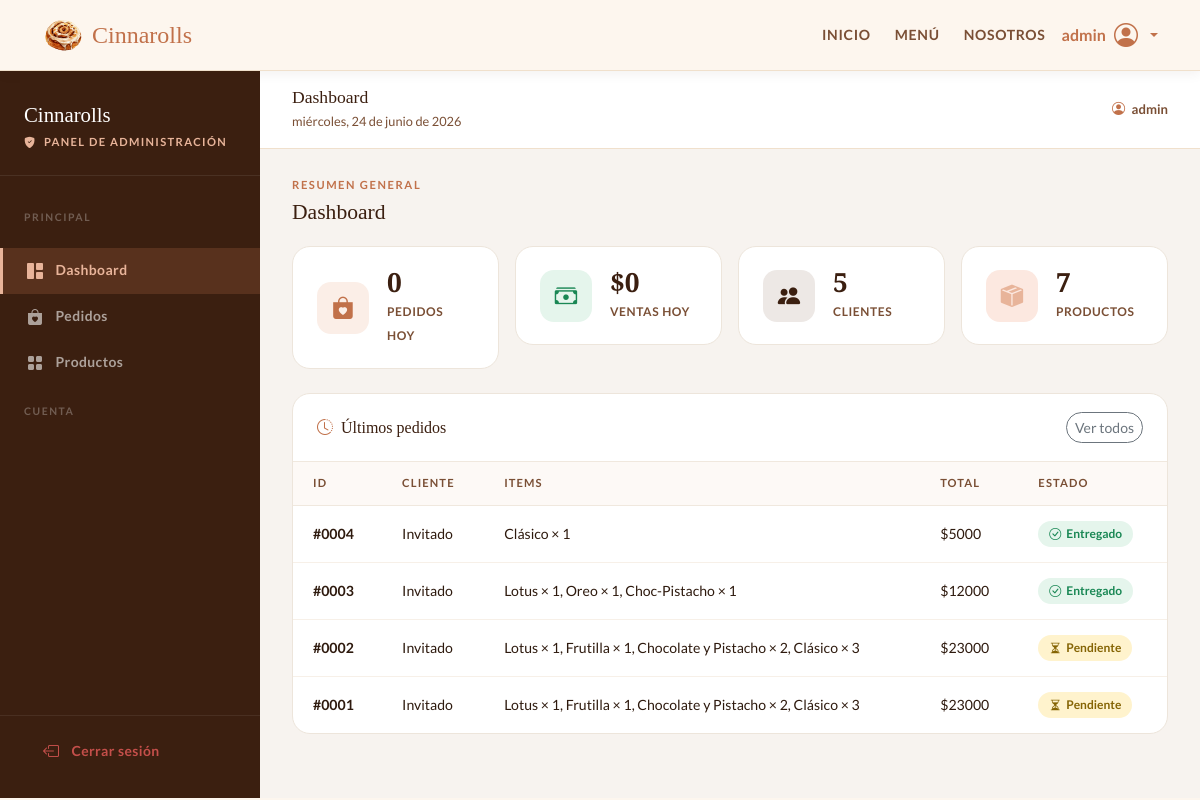
The app's page /panel-admin/ (signed in), older data.
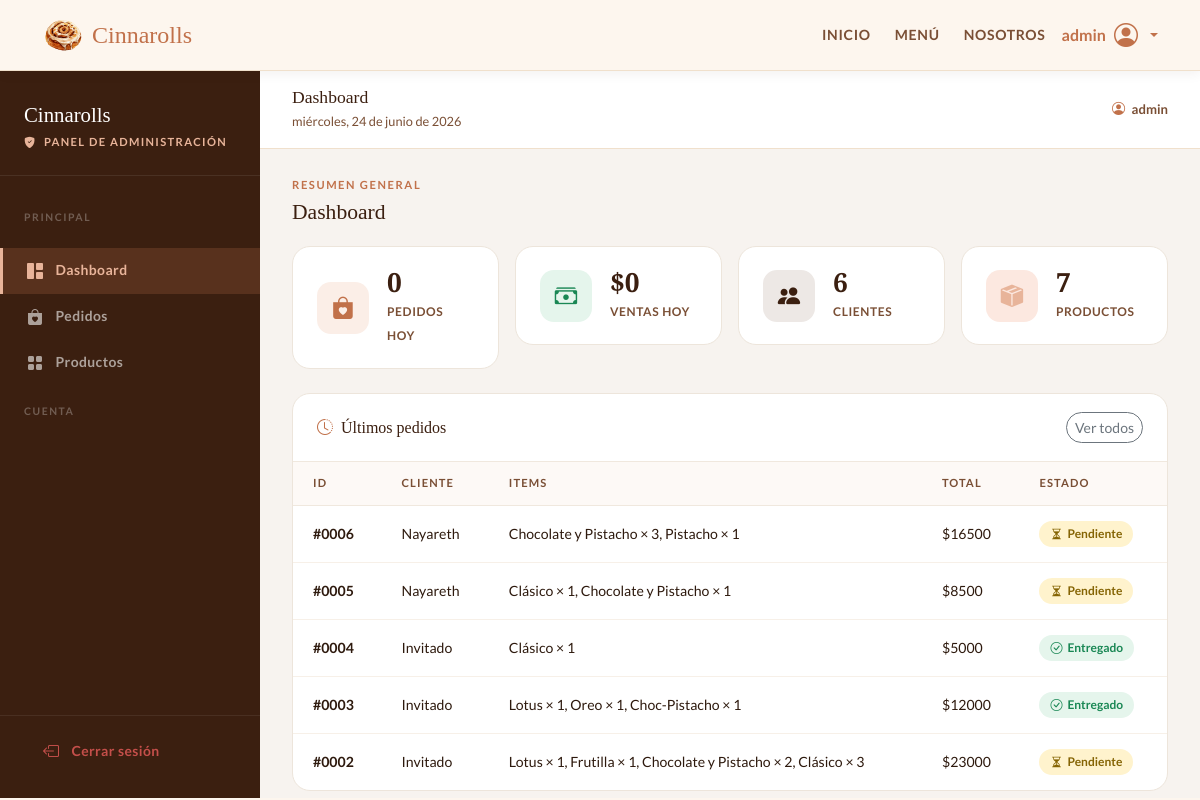
The same page, newer data.
### appcanela/models.py (models this page shows, shortened)
class Pedido(models.Model):
    ESTADO_CHOICES = [
        ('pendiente', 'Pendiente'),
        ('preparando', 'Preparando'),
        ('entregado', 'Entregado'),
    ]
    PAGO_CHOICES = [
        ('credito', 'Crédito'),
        ('debito', 'Débito'),
        ('efectivo', 'Efectivo'),
    ]
    usuario = models.ForeignKey(User, on_delete=models.SET_NULL, null=True, blank=True)
    nombre_cliente = models.CharField(max_length=100, blank=True, null=True)
    metodo_pago = models.CharField(max_length=20, choices=PAGO_CHOICES)
    subtotal = models.IntegerField()
    total = models.IntegerField()
    estado = models.CharField(max_length=20, choices=ESTADO_CHOICES, default='pendiente')
    creado_en = models.DateTimeField(auto_now_add=True)
    direccion_entrega = models.CharField(max_length=200, blank=True, null=True)
    fecha_entrega = models.DateField(blank=True, null=True)
    correo_invitado = models.EmailField(blank=True, null=True)

class ItemPedido(models.Model):
    pedido = models.ForeignKey(Pedido, on_delete=models.CASCADE, related_name='items')
    nombre = models.CharField(max_length=100)
    precio = models.IntegerField()
    cantidad = models.IntegerField(default=1)

### appcanela/views.py (the view)
# urls.py: path('panel-admin/', views.panel_admin, name='panel_admin'),
@user_passes_test(lambda u: u.is_staff)
def panel_admin(request):
    hoy = timezone.now().date()
    pedidos_hoy = Pedido.objects.filter(creado_en__date=hoy)
    ventas_hoy = pedidos_hoy.aggregate(Sum("total"))["total__sum"] or 0
    context = {
        "pedidos_hoy_count": pedidos_hoy.count(),
        "ventas_hoy": ventas_hoy,
        "total_clientes": User.objects.count(),
        "productos": Producto.objects.all(),
        "ultimos_pedidos": Pedido.objects.order_by("-creado_en")[:5],
        "todos_pedidos": Pedido.objects.all().order_by("-creado_en"),
    }
    return render(request, 'appcanela/panel_admin.html', context)

### appcanela/templates/appcanela/panel_admin.html (shortened to what the changed rows need)
{% load static %}
<!DOCTYPE html>
<html lang="es">
<head>
    <link href="https://cdn.jsdelivr.net/npm/bootstrap@5.3.8/dist/css/bootstrap.min.css" rel="stylesheet">
    <link href="https://cdn.jsdelivr.net/npm/bootstrap-icons@1.11.3/font/bootstrap-icons.min.css" rel="stylesheet"/>
    <link rel="stylesheet" href="{% static 'appcanela/css/mystyle.css' %}">
</head>
<body>
    <div class="admin-wrap">
        <main class="admin-main">
            <div class="admin-content">
                <div id="tab-dashboard" class="admin-tab-content active">
                    <h2 class="admin-section-title">Dashboard</h2>
                    <div class="row g-3 mb-4">
                        <div class="col-6 col-lg-3">
                            <div class="stat-card">
                                <div class="stat-body">
                                    <strong>{{ total_clientes }}</strong>
                                    <span>Clientes</span>
                                </div>
                            </div>
                        </div>
                    </div>
                    <div class="admin-panel">
                        <table class="admin-table">
                            <thead>
                                <tr>
                                    <th>ID</th>
                                    <th>Cliente</th>
                                    <th>Items</th>
                                    <th>Total</th>
                                    <th>Estado</th>
                                </tr>
                            </thead>
                            <tbody>
                                {% for pedido in ultimos_pedidos %}
                                <tr>
                                    <td><strong>#{{ pedido.pk|stringformat:"04d" }}</strong></td>
                                    <td>{{ pedido.nombre_cliente|default:"Invitado" }}</td>
                                    <td>
                                        {% for item in pedido.items.all %}
                                            {{ item.nombre }} × {{ item.cantidad }}{% if not forloop.last %}, {% endif %}
                                        {% empty %}—{% endfor %}
                                    </td>
                                    <td>${{ pedido.total|floatformat:0 }}</td>
                                    <td>
                                        {% if pedido.estado == 'pendiente' %}
                                            <span class="order-status status-pendiente"><i class="bi bi-hourglass-split"></i> Pendiente</span>
                                        {% elif pedido.estado == 'preparando' %}
                                            <span class="order-status status-preparando"><i class="bi bi-fire"></i> Preparando</span>
                                        {% else %}
                                            <span class="order-status status-entregado"><i class="bi bi-check-circle"></i> Entregado</span>
                                        {% endif %}
                                    </td>
                                </tr>
                                {% empty %}
                                <tr class="admin-table-empty">
                                    <td colspan="5"><i class="bi bi-inbox me-2"></i>No hay pedidos aún</td>
                                </tr>
                                {% endfor %}
                            </tbody>
                        </table>
                    </div>
                </div>
            </div>
        </main>
    </div>
</body>
</html>

Row changes from the older to the newer data that the page shows:
no longer on this page (row unchanged): Pedido: pk "0001", nombre_cliente "Invitado", total "23000", estado "pendiente" (drawn)
no longer on this page (row unchanged): ItemPedido: nombre "Lotus", cantidad "1", shown under "0001"
no longer on this page (row unchanged): ItemPedido: nombre "Frutilla", cantidad "1", shown under "0001"
no longer on this page (row unchanged): ItemPedido: nombre "Chocolate y Pistacho", cantidad "2", shown under "0001"
no longer on this page (row unchanged): ItemPedido: nombre "Clásico", cantidad "3", shown under "0001"
added Pedido: pk "0006", nombre_cliente "Nayareth", total "16500", estado "pendiente" (drawn)
added ItemPedido: nombre "Chocolate y Pistacho", cantidad "3", shown under "0006"
added ItemPedido: nombre "Pistacho", cantidad "1", shown under "0006"
added Pedido: pk "0005", nombre_cliente "Nayareth", total "8500", estado "pendiente" (drawn)
added ItemPedido: nombre "Clásico", cantidad "1", shown under "0005"
added ItemPedido: nombre "Chocolate y Pistacho", cantidad "1", shown under "0005"
Text that changed along with them:
{{ total_clientes }}: "5" → "6"
